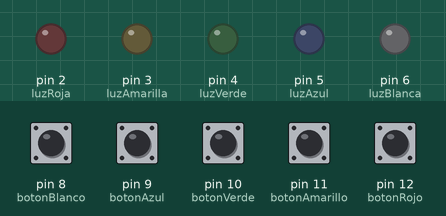
The sketch below on a simulated Arduino Uno, built with avr-gcc and run on an emulated ATmega328P. Parts: output pins drawn as LEDs (lit = HIGH). Inputs (shaded band) come from the test bench; at power-on: pin 8 (botonBlanco), pin 9 (botonAzul), pin 10 (botonVerde), pin 11 (botonAmarillo), pin 12 (botonRojo) HIGH. Random numbers use the default seed unless the sketch sets one.

Above: at 1.2 s.
1.3 s: pin 8 (botonBlanco) pulled LOW for 0.15 s
At 2.3 s:
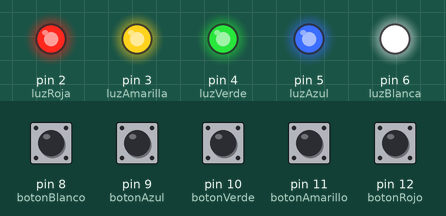
4.4 s: pin 9 (botonAzul) pulled LOW for 0.15 s
At 5.25 s:
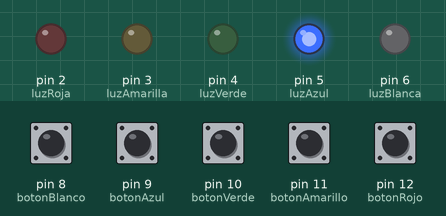
6.9 s: pin 10 (botonVerde) pulled LOW for 0.15 s
At 6.97 s:
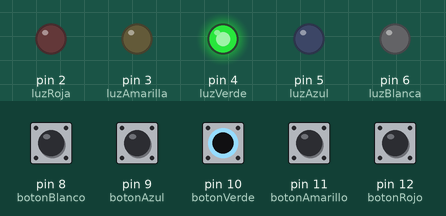
10.0 s: pin 8 (botonBlanco) pulled LOW for 1 s
14.0 s: pin 11 (botonAmarillo) pulled LOW for 0.15 s
At 16.2 s:
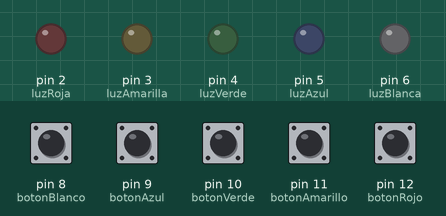
16.5 s: pin 12 (botonRojo) pulled LOW for 0.15 s
At 16.57 s:
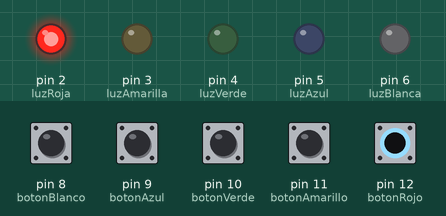
Timing chart, 0 to 21.1 s (numbered marks = the images above; inputs shaded):
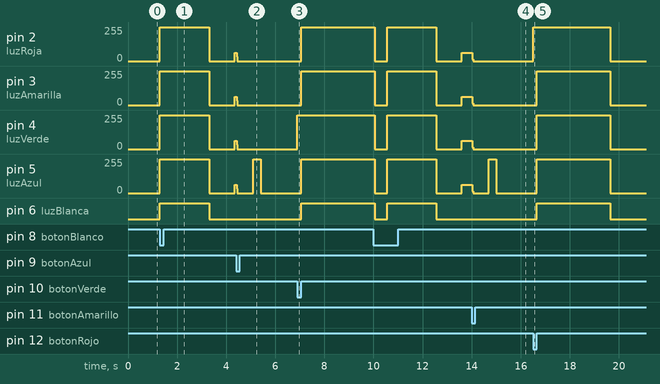

The sketch:

SimonDice.ino
```cpp
int luzRoja = 2;
int luzAmarilla = 3;
int luzVerde = 4;
int luzAzul = 5;
int luzBlanca = 6;
int botonRojo = 12;
int botonAmarillo = 11;
int botonVerde = 10;
int botonAzul = 9;
int botonBlanco = 8;
int contador = 0;
int miArray[16];
int intentos = 0;
boolean fin = false;

void setup()
{
  pinMode(luzRoja, OUTPUT);
  pinMode(luzAmarilla, OUTPUT);
  pinMode(luzVerde, OUTPUT);
  pinMode(luzAzul, OUTPUT);
  pinMode(luzBlanca, OUTPUT);
  pinMode(botonRojo, INPUT);
  pinMode(botonAmarillo, INPUT);
  pinMode(botonVerde, INPUT);
  pinMode(botonAzul, INPUT);
  pinMode(botonBlanco, INPUT);
}

void loop() {
  contador = 0;
  intentos = 0;
  fin = false;
  while(digitalRead(botonBlanco) == LOW && !fin){
    iniciarJuego();
    generarSecuencia();
    for (int i = 0; i < intentos; i++){
       delay(700);
       for (int j = 0; j <= contador; j++){
         digitalWrite(miArray[j],HIGH);
         delay(300);
         digitalWrite(miArray[j],LOW);
         delay(300);
       }
       for (int k = 0; k <= contador; k++){
         if (encenderLuz() == miArray[k]){
          digitalWrite(miArray[k],HIGH);
          delay(200);
          digitalWrite(miArray[k],LOW);
          delay(200);
          } else {
            finalizarJuego();
            fin = true;
            break;
              }
        }
      if (fin){
        break;
      } else {
        contador++;
      }
    }
    if (!fin){
      ganarJuego();
    }
  }
}

int encenderLuz(){
  int opcion = 0;
  while (opcion == 0){
    if (digitalRead(botonRojo) == LOW) {
      opcion = mantenerLuz(botonRojo, luzRoja);
    }
    if (digitalRead(botonAmarillo) == LOW) {
      opcion = mantenerLuz(botonAmarillo, luzAmarilla);
    }
    if (digitalRead(botonVerde) == LOW) {
      opcion = mantenerLuz(botonVerde, luzVerde);
    }
    if (digitalRead(botonAzul) == LOW) {
      opcion = mantenerLuz(botonAzul, luzAzul);
    }
  }
  return opcion;
}

int mantenerLuz(int boton, int luz){
  while(digitalRead(boton) == LOW){
    digitalWrite(luz,HIGH);
  }
  while(digitalRead(boton) == LOW){
    digitalWrite(luz,LOW);
  }
  return luz;
}

 void iniciarJuego() {
   for (int i = 2; i <= 6; i++){
     digitalWrite(i,HIGH);
   }
   delay(2000);
   for (int i = 2; i <= 6; i++){
     digitalWrite(i,LOW);
   }
   delay(1000);
}
void generarSecuencia(){
  while (intentos == 0){
    if(digitalRead(botonRojo) == HIGH && digitalRead(botonAmarillo) == HIGH && digitalRead(botonVerde) == HIGH && digitalRead(botonAzul) == HIGH){
      for (int i = 2; i <= 5; i++){
       digitalWrite(i,HIGH);
      }
      for (int i = 2; i <= 5; i++){
       digitalWrite(i,LOW);
      }
    }

    if (digitalRead(botonRojo) == LOW) {
      intentos = 4;
      for (int i = 2; i <= 5; i++){
       digitalWrite(i,LOW);
      }
    }
    if (digitalRead(botonAmarillo) == LOW) {
      intentos = 8;
      for (int i = 2; i <= 5; i++){
       digitalWrite(i,LOW);
      }
    }
    if (digitalRead(botonVerde) == LOW) {
      intentos = 12;
      for (int i = 2; i <= 5; i++){
       digitalWrite(i,LOW);
      }
    }
    if (digitalRead(botonAzul) == LOW) {
      intentos = 16;
      for (int i = 2; i <= 5; i++){
       digitalWrite(i,LOW);
      }
    }
  }
  for(int i = 0; i < intentos; i++){
    miArray[i] = random(2,6);
  }
}
void finalizarJuego() {
  for (int i = 2; i <= 6; i++){
     digitalWrite(i,HIGH);
   }
   delay(3000);
   for (int i = 2; i <= 6; i++){
     digitalWrite(i,LOW);
   }
   delay(500);
}

void ganarJuego() {
  int vueltas = 0;
  while(vueltas < 6){
    for (int i = 2; i <= 6; i++){
     digitalWrite(i,HIGH);
   }
   delay(100);
   for (int i = 2; i <= 6; i++){
     digitalWrite(i,LOW);
   }
   delay(100);
    vueltas+= 1;
  }
}
```

Measured:
- after the input at 1.3 s, pin 2 (luzRoja), pin 3 (luzAmarilla), pin 4 (luzVerde), pin 5 (luzAzul): 0/255 → 255/255 at once, → 0/255 2.0 s later, → 62/255 1.0 s later; pin 6 (luzBlanca): LOW → HIGH at once, → LOW 2.0 s later
- after the input at 4.4 s, pin 2 (luzRoja), pin 3 (luzAmarilla), pin 4 (luzVerde): 62/255 → 0/255 at once; pin 5 (luzAzul): 62/255 → 0/255 at once, → 255/255 0.68 s later, → 0/255 0.30 s later
- after the input at 6.9 s, pin 2 (luzRoja), pin 3 (luzAmarilla), pin 5 (luzAzul): 0/255 → 255/255 after 0.15 s; pin 4 (luzVerde): 0/255 → 255/255 at once; pin 6 (luzBlanca): LOW → HIGH after 0.15 s
- after the input at 14.0 s, pin 2 (luzRoja), pin 3 (luzAmarilla), pin 4 (luzVerde): 62/255 → 0/255 at once; pin 5 (luzAzul): 62/255 → 0/255 at once, → 255/255 0.67 s later, → 0/255 0.30 s later
- after the input at 16.5 s, pin 2 (luzRoja): 0/255 → 255/255 at once, → 0/255 3.2 s later; pin 3 (luzAmarilla), pin 4 (luzVerde), pin 5 (luzAzul): 0/255 → 255/255 after 0.15 s, → 0/255 3.0 s later; pin 6 (luzBlanca): LOW → HIGH after 0.15 s, → LOW 3.0 s later
